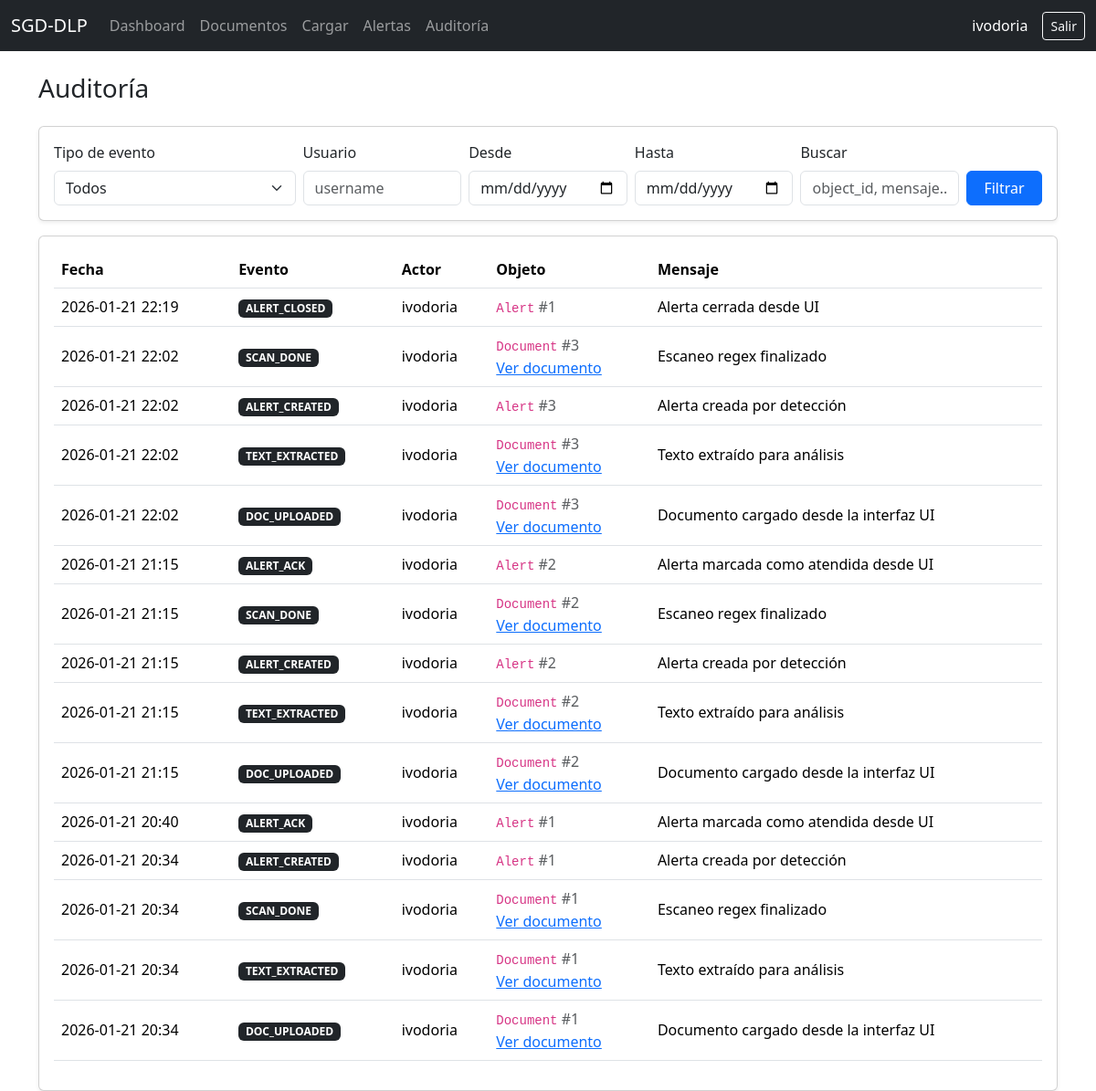
The app's page /audit/ (signed in) with its own data.
### audit/models.py (models this page shows, shortened)
class AuditEvent(models.Model):
    event_type = models.CharField(max_length=80)  # e.g., DOC_UPLOADED, SCAN_DONE, ALERT_CREATED
    actor = models.ForeignKey(settings.AUTH_USER_MODEL, null=True, blank=True, on_delete=models.SET_NULL)
    object_type = models.CharField(max_length=80, blank=True)
    object_id = models.CharField(max_length=80, blank=True)
    message = models.TextField(blank=True)
    meta_json = models.JSONField(default=dict, blank=True)
    created_at = models.DateTimeField(auto_now_add=True)

### ui/views.py (the view)
# urls.py: path("audit/", views.audit_list, name="audit_list"),
@login_required
def audit_list(request):
    if not request.user.has_perm("audit.view_auditevent"):
        raise PermissionDenied
    event_type = request.GET.get("event_type", "").strip()
    actor = request.GET.get("actor", "").strip()
    date_from = request.GET.get("from", "").strip()
    date_to = request.GET.get("to", "").strip()
    q = request.GET.get("q", "").strip()
    events = (
        AuditEvent.objects
        .select_related("actor")
        .order_by("-created_at")
    )
    if event_type:
        events = events.filter(event_type=event_type)
    if actor:
        events = events.filter(actor__username__icontains=actor)
    if date_from:
        events = events.filter(created_at__date__gte=date_from)
    if date_to:
        events = events.filter(created_at__date__lte=date_to)
    if q:
        events = events.filter(
            Q(message__icontains=q) |
            Q(object_id__icontains=q) |
            Q(object_type__icontains=q)
        )
    event_types = (
        AuditEvent.objects
        .values_list("event_type", flat=True)
        .distinct()
        .order_by("event_type")
    )
    context = {
        "events": events[:300],  # límite para UI
        "event_types": event_types,
        "event_type": event_type,
        "actor": actor,
        "date_from": date_from,
        "date_to": date_to,
        "q": q,
    }
    return render(request, "ui/audit_list.html", context)

### ui/templates/ui/audit_list.html (shortened to what this page needs)
{% extends "ui/base.html" %}
{% block content %}
<div class="d-flex justify-content-between align-items-center mb-3">
  <h3>Auditoría</h3>
</div>
<div class="card shadow-sm mb-3">
  <div class="card-body">
    <form method="get" class="row g-2 align-items-end">
      <div class="col-md-3">
        <label class="form-label">Tipo de evento</label>
        <select name="event_type" class="form-select">
          <option value="" {% if event_type == "" %}selected{% endif %}>Todos</option>
        </select>
      </div>
      <div class="col-md-2">
        <label class="form-label">Usuario</label>
        <input class="form-control" type="text" name="actor" value="{{ actor }}" placeholder="username">
      </div>
      <div class="col-md-2">
        <label class="form-label">Desde</label>
        <input class="form-control" type="date" name="from" value="{{ date_from }}">
      </div>
      <div class="col-md-2">
        <label class="form-label">Hasta</label>
        <input class="form-control" type="date" name="to" value="{{ date_to }}">
      </div>
      <div class="col-md-2">
        <label class="form-label">Buscar</label>
        <input class="form-control" type="text" name="q" value="{{ q }}" placeholder="object_id, mensaje...">
      </div>
      <div class="col-md-1">
        <button class="btn btn-primary w-100" type="submit">Filtrar</button>
      </div>
    </form>
  </div>
</div>
<div class="card shadow-sm">
  <div class="card-body">
    <table class="table table-hover align-middle">
      <thead>
        <tr>
          <th>Fecha</th>
          <th>Evento</th>
          <th>Actor</th>
          <th>Objeto</th>
          <th>Mensaje</th>
        </tr>
      </thead>
      <tbody>
      {% for e in events %}
        <tr>
          <td>{{ e.created_at|date:"Y-m-d H:i" }}</td>
          <td><span class="badge text-bg-dark">{{ e.event_type }}</span></td>
          <td>{% if e.actor %}{{ e.actor.username }}{% else %}—{% endif %}</td>
          <td>
            <code>{{ e.object_type }}</code>
            <span class="text-muted">#{{ e.object_id }}</span>
            {% if e.object_type == "Document" %}
              <div>
                <a href="{% url 'document_detail' e.object_id %}">Ver documento</a>
              </div>
            {% endif %}
          </td>
          <td>{{ e.message|default:"—" }}</td>
        </tr>
      {% empty %}
        <tr><td colspan="5">No hay eventos para los filtros seleccionados.</td></tr>
      {% endfor %}
      </tbody>
    </table>
  </div>
</div>
{% endblock %}

### ui/templates/ui/base.html (shortened to what this page needs)
<!doctype html>
<html lang="es">
<head>
  <link href="https://cdn.jsdelivr.net/npm/bootstrap@5.3.3/dist/css/bootstrap.min.css" rel="stylesheet">
</head>
<body>
<nav class="navbar navbar-expand-lg navbar-dark bg-dark">
  <div class="container-fluid">
    <a class="navbar-brand" href="{% url 'dashboard' %}">SGD-DLP</a>
    <div class="collapse navbar-collapse">
      <ul class="navbar-nav me-auto">
        <li class="nav-item"><a class="nav-link" href="{% url 'dashboard' %}">Dashboard</a></li>
        <li class="nav-item"><a class="nav-link" href="{% url 'documents_list' %}">Documentos</a></li>
        <li class="nav-item"><a class="nav-link" href="{% url 'document_upload' %}">Cargar</a></li>
        <li class="nav-item"><a class="nav-link" href="{% url 'alerts_list' %}">Alertas</a></li>
        <li class="nav-item"><a class="nav-link" href="{% url 'audit_list' %}">Auditoría</a></li>
      </ul>
      <span class="navbar-text text-white me-3">
        {{ request.user.username }}
      </span>
      <form method="post" action="{% url 'logout' %}" class="d-inline">
  <button type="submit" class="btn btn-outline-light btn-sm">
    Salir
  </button>
</form>
    </div>
  </div>
</nav>
<main class="container mt-4">
  {% block content %}{% endblock %}
</main>
</body>
</html>

### records on screen
AuditEvent: created_at "2026-01-21 22:19", event_type "ALERT_CLOSED", actor.username "ivodoria", object_type "Alert", object_id "1", message "Alerta cerrada desde UI"
AuditEvent: created_at "2026-01-21 22:02", event_type "SCAN_DONE", actor.username "ivodoria", object_type "Document", object_id "3", shows "Ver documento", message "Escaneo regex finalizado"
AuditEvent: created_at "2026-01-21 22:02", event_type "ALERT_CREATED", actor.username "ivodoria", object_type "Alert", object_id "3", message "Alerta creada por detección"
AuditEvent: created_at "2026-01-21 22:02", event_type "TEXT_EXTRACTED", actor.username "ivodoria", object_type "Document", object_id "3", shows "Ver documento", message "Texto extraído para análisis"
AuditEvent: created_at "2026-01-21 22:02", event_type "DOC_UPLOADED", actor.username "ivodoria", object_type "Document", object_id "3", shows "Ver documento", message "Documento cargado desde la interfaz UI"
AuditEvent: created_at "2026-01-21 21:15", event_type "ALERT_ACK", actor.username "ivodoria", object_type "Alert", object_id "2", message "Alerta marcada como atendida desde UI"
AuditEvent: created_at "2026-01-21 21:15", event_type "SCAN_DONE", actor.username "ivodoria", object_type "Document", object_id "2", shows "Ver documento", message "Escaneo regex finalizado"
AuditEvent: created_at "2026-01-21 21:15", event_type "ALERT_CREATED", actor.username "ivodoria", object_type "Alert", object_id "2", message "Alerta creada por detección"
AuditEvent: created_at "2026-01-21 21:15", event_type "TEXT_EXTRACTED", actor.username "ivodoria", object_type "Document", object_id "2", shows "Ver documento", message "Texto extraído para análisis"
AuditEvent: created_at "2026-01-21 21:15", event_type "DOC_UPLOADED", actor.username "ivodoria", object_type "Document", object_id "2", shows "Ver documento", message "Documento cargado desde la interfaz UI"
AuditEvent: created_at "2026-01-21 20:40", event_type "ALERT_ACK", actor.username "ivodoria", object_type "Alert", object_id "1", message "Alerta marcada como atendida desde UI"
AuditEvent: created_at "2026-01-21 20:34", event_type "ALERT_CREATED", actor.username "ivodoria", object_type "Alert", object_id "1", message "Alerta creada por detección"
AuditEvent: created_at "2026-01-21 20:34", event_type "SCAN_DONE", actor.username "ivodoria", object_type "Document", object_id "1", shows "Ver documento", message "Escaneo regex finalizado"
AuditEvent: created_at "2026-01-21 20:34", event_type "TEXT_EXTRACTED", actor.username "ivodoria", object_type "Document", object_id "1", shows "Ver documento", message "Texto extraído para análisis"
AuditEvent: created_at "2026-01-21 20:34", event_type "DOC_UPLOADED", actor.username "ivodoria", object_type "Document", object_id "1", shows "Ver documento", message "Documento cargado desde la interfaz UI"

### other values on screen
{{ request.user.username }} "ivodoria"
